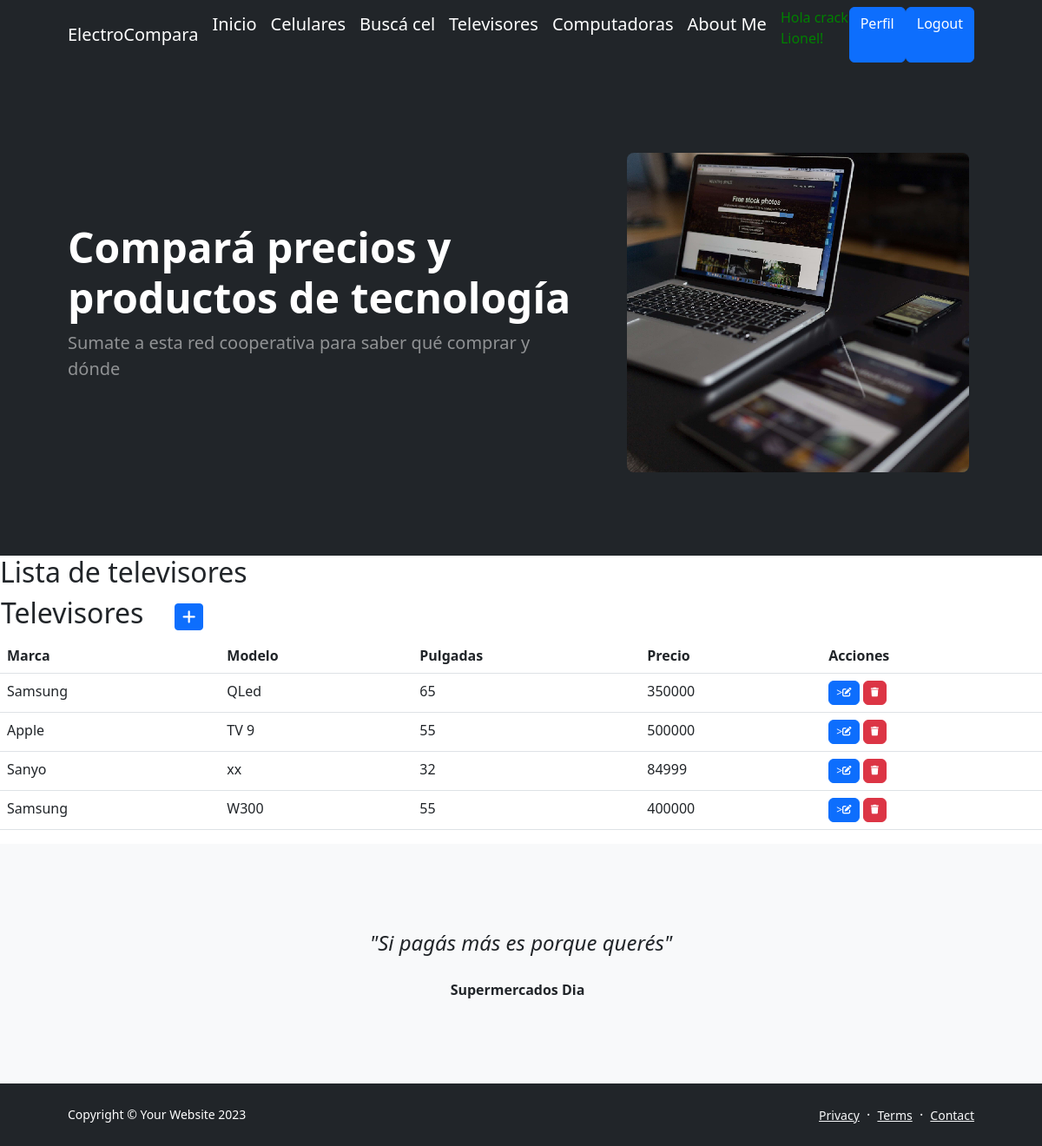
Page /televisores/ (signed in) on the committed database.
### aplicacion/models.py (models this page shows, shortened)
class TV (models.Model):
    marca = models.CharField(max_length=50)
    modelo = models.CharField(max_length=50)
    pulgadas = models.IntegerField()
    precio = models.IntegerField()

### aplicacion/views.py (the view)
# urls.py: path('televisores/', televisores, name= "televisores" ),
@login_required
def televisores(request):
    contexto = {'televisores': TV.objects.all}
    return render(request, "aplicacion/televisores.html", contexto)

### aplicacion/templates/aplicacion/televisores.html (shortened to what this page needs)
{% extends 'aplicacion/base.html' %}
{%load static %}
{% block titulo %}
    Lista de televisores
{% endblock titulo %}
{% block contenido %}
<table>
    <tr>
        <td width="200"><h2>Televisores</h2></td>
        <td>
            <a
            href="{% url 'create_televisor' %}"
            class="btn btn-primary btn-sm"
            >
            </a>
        </td>
    </tr>
</table>
<table class="table table-stripped">
     <thead>
     <tr>
         <th> Marca</th>
         <th> Modelo</th>
         <th> Pulgadas</th>
         <th> Precio</th>
         <th> Acciones</th>
     </tr>
     </thead>
{% for c in televisores %}
     <tr>
         <td> {{c.marca}}</td>
         <td> {{c.modelo}}</td>
         <td> {{c.pulgadas}}</td>
         <td> {{c.precio}}</td>
         <td>
            <a href="{% url 'update_televisor' c.id %}"
            class="btn btn-primary"
            style="--bs-btn-padding-y: .25rem; --bs-btn-padding-x: .5rem; --bs-btn-font-size: .75rem;">
              >
            </a>
            <a
              href="{% url 'delete_televisor' c.id %}""
              class="btn btn-danger"
              style="--bs-btn-padding-y: .25rem; --bs-btn-padding-x: .5rem; --bs-btn-font-size: .75rem;"
              >
            </a>
          </td>
     </tr>
     {% endfor %}
    </table>
{% endblock contenido %}

### aplicacion/templates/aplicacion/base.html (shortened to what this page needs)
<!DOCTYPE html>
<html lang="en">
    <head>
        {% load static %}
        <link href="https://cdn.jsdelivr.net/npm/bootstrap-icons@1.5.0/font/bootstrap-icons.css" rel="stylesheet" />
        <link href="{% static 'aplicacion/css/styles.css' %}" rel="stylesheet" />
        <link rel="stylesheet" href="https://cdnjs.cloudflare.com/ajax/libs/font-awesome/6.4.0/css/all.min.css">
    </head>
    <body class="d-flex flex-column h-100">
        <main class="flex-shrink-0">
            <nav class="navbar navbar-expand-lg navbar-dark bg-dark">
                <div class="container px-5">
                    <a class="navbar-brand" href="#">ElectroCompara</a>
                    <div class="collapse navbar-collapse" id="navbarSupportedContent">
                        <ul class="navbar-nav ms-auto mb-2 mb-lg-0">
                            <a class="navbar-brand" href="#!">Inicio</a>
                            {% if user.is_authenticated %}
                                <a class="navbar-brand" href="{% url 'celulares' %}">Celulares</a>
                                <a class="navbar-brand" href="{% url 'buscar_celular' %}">Buscá cel</a>
                                <a class="navbar-brand" href="{% url 'televisores' %}">Televisores</a>
                                <a class="navbar-brand" href="{% url 'computadoras' %}">Computadoras</a>
                                <a class="navbar-brand" href="{% url 'about' %}">About Me</a>
                                <p style="color:green">Hola crack {{user.username}}!</p>
                                <a class="btn btn-primary" href="{% url 'editar_perfil' %}">Perfil</a>
                                <a class="btn btn-primary" href="{% url 'logout' %}">Logout</a>
                            {%else %}
                                <a class="btn btn-success" href="{% url 'registro' %}">Sign Up</a>
                                <a class="btn btn-primary" href="{% url 'login' %}">Login</a>
                            {%endif %}
                                </ul>
                    </div>
                </div>
            </nav>
            <header class="bg-dark py-5">
                <div class="container px-5">
                    <div class="row gx-5 align-items-center justify-content-center">
                        <div class="col-lg-8 col-xl-7 col-xxl-6">
                            <div class="my-5 text-center text-xl-start">
                                <h1 class="display-5 fw-bolder text-white mb-2">Compará precios y productos de tecnología </h1>
                                <p class="lead fw-normal text-white-50 mb-4">Sumate a esta red cooperativa para saber qué comprar y dónde</p>
                            </div>
                        </div>
                        <div class="col-xl-5 col-xxl-6 d-none d-xl-block text-center"><img class="img-fluid rounded-3 my-5"  src="{% static  'aplicacion/assets/profile.png' %}" alt="..." /></div>
                    </div>
                </div>
            </header>
            <h2>
            {% block titulo %}
            {% endblock titulo %}
            </h2>
    {% block contenido %}
    {% endblock contenido %}
            <div class="py-5 bg-light">
                <div class="container px-5 my-5">
                    <div class="row gx-5 justify-content-center">
                        <div class="col-lg-10 col-xl-7">
                            <div class="text-center">
                                <div class="fs-4 mb-4 fst-italic">"Si pagás más es porque querés"</div>
                                <div class="d-flex align-items-center justify-content-center">
                                    <div class="fw-bold">
                                        Supermercados Dia
                                    </div>
                                </div>
                            </div>
                        </div>
                    </div>
                </div>
            </div>
        <footer class="bg-dark py-4 mt-auto">
            <div class="container px-5">
                <div class="row align-items-center justify-content-between flex-column flex-sm-row">
                    <div class="col-auto"><div class="small m-0 text-white">Copyright &copy; Your Website 2023</div></div>
                    <div class="col-auto">
                        <a class="link-light small" href="#!">Privacy</a>
                        <span class="text-white mx-1">&middot;</span>
                        <a class="link-light small" href="#!">Terms</a>
                        <span class="text-white mx-1">&middot;</span>
                        <a class="link-light small" href="#!">Contact</a>
                    </div>
                </div>
            </div>
        </footer>
    </body>
</html>

### rows in the picture
TV: marca "Samsung", modelo "QLed", pulgadas "65", precio "350000"
TV: marca "Apple", modelo "TV 9", pulgadas "55", precio "500000"
TV: marca "Sanyo", modelo "xx", pulgadas "32", precio "84999"
TV: marca "Samsung", modelo "W300", pulgadas "55", precio "400000"

### other values in the picture
{{ user.username }} "Lionel"
